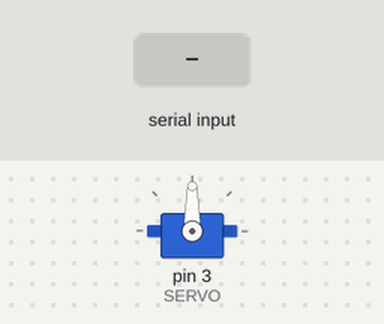
A sketch run on a simulated Arduino Uno, built with avr-gcc and run on an emulated ATmega328P. Shown: servo. Inputs (shaded band) come from the test bench. What the sketch prints to the serial monitor is not drawn.

Above: at 1.2 s.
1.3 s: "w" received over Serial
At 2.0 s:
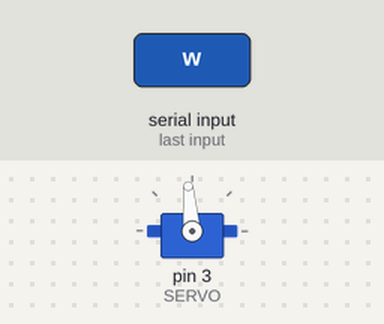
2.8 s: "w" received over Serial
At 3.2 s:
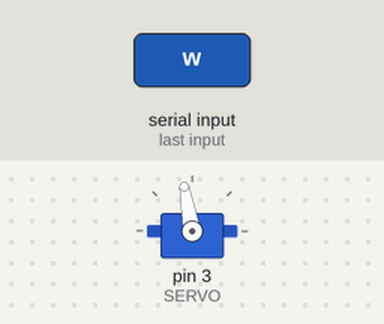
4.3 s: "s" received over Serial
At 5.7 s:
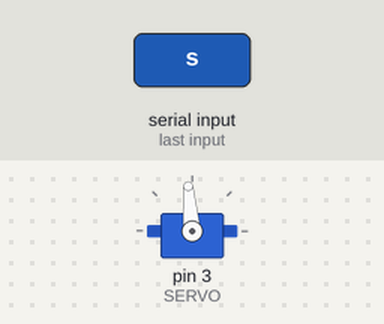
Timing chart, 0 to 7.3 s (numbered marks = the images above; inputs shaded):
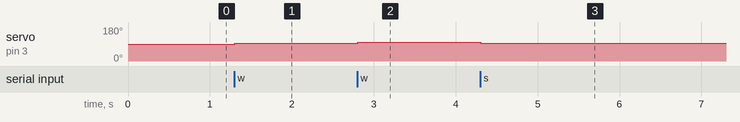

Measured:
- after the input at 1.3 s, servo on pin 3 (SERVO): 90° → 95° at once
- after the input at 2.8 s, servo on pin 3 (SERVO): 95° → 100° at once
- after the input at 4.3 s, servo on pin 3 (SERVO): 100° → 95° at once

The sketch:

Teste_Servo.ino
```cpp
#include <Servo.h>

#define SERVO 3

Servo myservo;
int leitura, angulo = 90;

void setup() {
    myservo.attach(SERVO);

    Serial.begin(9600);
}

// the loop function runs over and over again forever
void loop() {
    if (Serial.available()){
        leitura = Serial.read();
        if (leitura == 'w'){
            angulo += 5;
        }
        else if (leitura == 's'){
            angulo -= 5;
        }
    }
    angulo = constrain(angulo, 0, 180);
    myservo.write(angulo);
    Serial.println(angulo);
}
```
